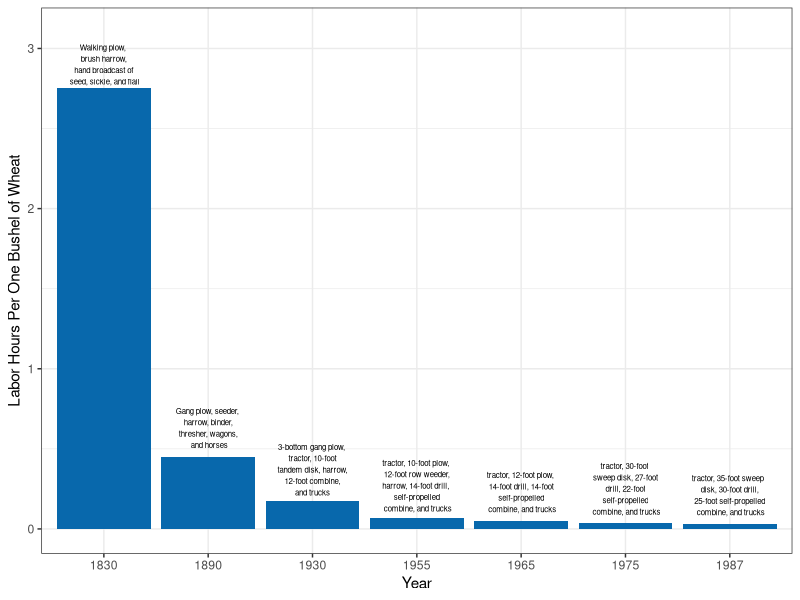
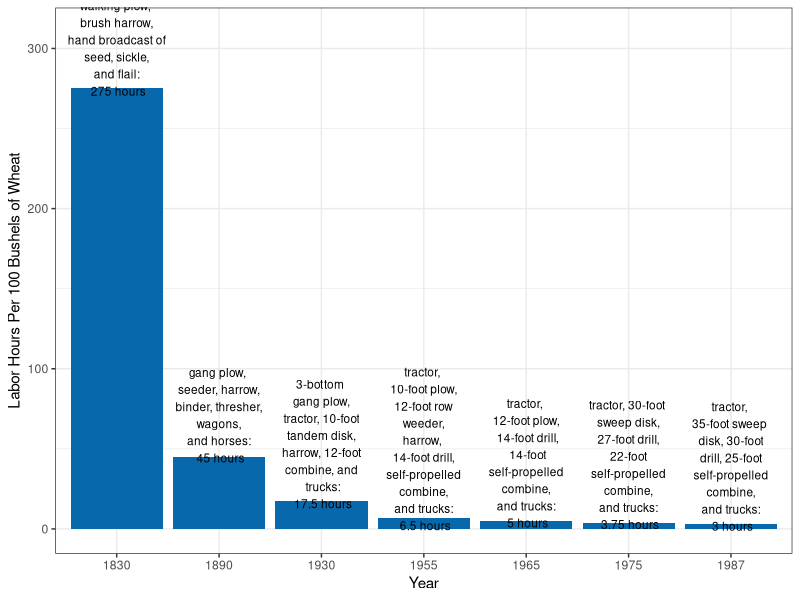
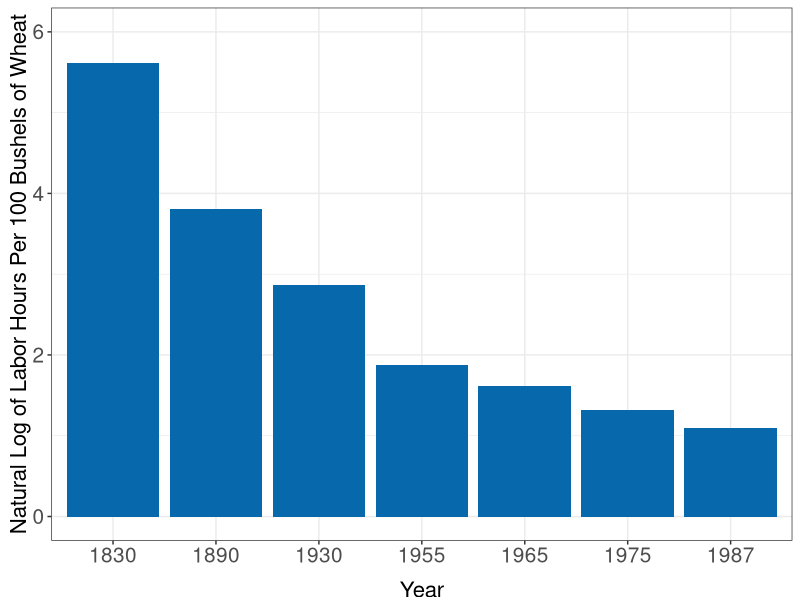
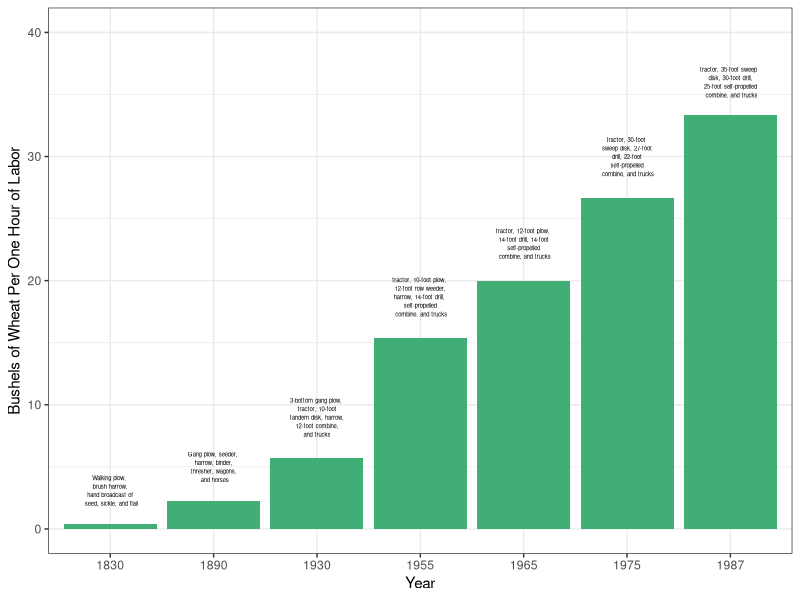

These figures' R source, in order:
#Graph Designer: Bridget Diana + Scott Cohn + Simon Halliday
#Authors: Bowles and Halliday
#Title: Coordination, Conflict and Competition: A Text in Microeconomics


require(shape)
library(tidyverse)
library(lubridate)
# ----
#Set parameters for graphics
pointsize <- 1.8
axislabelsize <- 1.8
labelsize <- 1.5
namesize <- 1.8
annotatesize <- 1.5
graphlinewidth <- 2
segmentlinewidth <- 1.5

COL <- c("#7fc97f", "#beaed4", "#fdc086", "#ffff99", "#386cb0", "#f0027f", "#bf5b17", "#666666")
COLA <- c("#e0f3db", "#99d8c9","#66c2a4","#41ae76", "#238b45", "#005824")
COLB <- c("#c6dbef", "#4eb3d3", "#2b8cbe", "#0868ac","#084081")
COLC <- c("#fcfbfd", "#efedf5", "#dadaeb", "#bcbddc", "#9e9ac8", "#807dba", "#6a51a3", "#54278f", "#3f007d")

#----
# pull in data
# ----
library(readr)
library(tidyverse)

ag_data <- read_csv("specprodexch/ag_data.csv")

ag_data$lnHoursPerBushel <- log(ag_data$HoursPerBushel)
ag_data$lnBushelsPerHourLabor <- log(ag_data$BushelsPerHourLabor)
ag_data$lnHoursPer100Bushels <- log(ag_data$HoursPer100Bushels)

# ag_data <- 
#   ag_data %>% 
  

# graph
# ----

pdf(file = "hours_per_bushel.pdf", width = 7, height = 7)

ggplot(data = ag_data, mapping = aes(x = as.factor(Year), y = HoursPerBushel)) +  labs(x = "Year", y = "Labor Hours Per One Bushel of Wheat") + geom_bar(stat = "identity", fill = COLB[4]) + annotate("text", x = c(1,2, 3, 4, 5, 6, 7), y = c(2.9, 0.63, 0.37, 0.27, 0.23, 0.25, 0.21), label = c("Walking plow, \n brush harrow, \n hand broadcast of \n seed, sickle, and flail", "Gang plow, seeder, \n harrow, binder, \n thresher, wagons, \n and horses", "3-bottom gang plow, \n tractor, 10-foot \n tandem disk, harrow, \n 12-foot combine, \nand trucks", "tractor, 10-foot plow, \n 12-foot row weeder, \nharrow, 14-foot drill, \n self-propelled \n combine, and trucks", "tractor, 12-foot plow, \n 14-foot drill, 14-foot \n self-propelled \n combine, and trucks", "tractor, 30-foot \n sweep disk, 27-foot \n drill, 22-foot \n self-propelled \n combine, and trucks", "tractor, 35-foot sweep  \n disk, 30-foot drill, \n 25-foot self-propelled \n combine, and trucks") , color="black", size=2) +theme_bw() + ylim(0,3.1)

dev.off()

pdf(file = "hours_per_100bushel.pdf", width = 7, height = 7)

ggplot(data = ag_data, 
       mapping = aes(x = as.factor(Year), y = HoursPer100Bushels)) +  
  labs(x = "Year", y = "Labor Hours Per 100 Bushels of Wheat") + 
  geom_bar(stat = "identity", fill = COLB[4]) + 
  annotate("text", 
           x = c(1,2, 3, 4, 5, 6, 7), 
           y = c(300, 71, 53, 50, 41, 40, 39), 
           label = c("walking plow, \n brush harrow, \n hand broadcast of \n seed, sickle, \n and flail: \n 275 hours", 
                     "gang plow, \n seeder, harrow, \n binder, thresher, \n wagons, \n and horses: \n 45 hours", 
                     "3-bottom \n gang plow, \n tractor, 10-foot \n tandem disk, \n harrow, 12-foot \n combine, and \n trucks:\n 17.5 hours", 
                     "tractor, \n 10-foot plow, \n 12-foot row \n weeder, \nharrow, \n 14-foot drill, \n self-propelled \n combine, \n and trucks: \n 6.5 hours", 
                     "tractor, \n 12-foot plow, \n 14-foot drill,\n  14-foot \n self-propelled \n combine, \n and trucks: \n 5 hours", 
                     "tractor, 30-foot \n sweep disk, \n 27-foot drill, \n 22-foot \n self-propelled \n combine, \n and trucks: \n 3.75 hours", 
                     "tractor, \n 35-foot sweep  \n disk, 30-foot \n drill, 25-foot \n self-propelled \n combine, \n and trucks: \n 3 hours") , 
           color="black", size= 3) + 
  theme_bw() + 
  ylim(0,310)

dev.off()


pdf(file = "specprodexch/loghours_per_100bushel.pdf", width = 7, height = 7)

ggplot(data = ag_data, 
       mapping = aes(x = as.factor(Year), y = lnHoursPer100Bushels)) +  
  labs(x = "Year", y = "Natural Log of Labor Hours Per 100 Bushels of Wheat") + 
  geom_bar(stat = "identity", fill = COLB[4]) + 
  # annotate("text", 
  #          x = c(1, 2, 3, 4, 5, 6, 7), 
  #          y = c(300, 71, 53, 50, 41, 40, 39), 
  #          label = c("walking plow, \n brush harrow, \n hand broadcast of \n seed, sickle, \n and flail: \n 275 hours", 
  #                    "gang plow, \n seeder, harrow, \n binder, thresher, \n wagons, \n and horses: \n 45 hours", 
  #                    "3-bottom \n gang plow, \n tractor, 10-foot \n tandem disk, \n harrow, 12-foot \n combine, and \n trucks:\n 17.5 hours", 
  #                    "tractor, \n 10-foot plow, \n 12-foot row \n weeder, \nharrow, \n 14-foot drill, \n self-propelled \n combine, \n and trucks: \n 6.5 hours", 
  #                    "tractor, \n 12-foot plow, \n 14-foot drill,\n  14-foot \n self-propelled \n combine, \n and trucks: \n 5 hours", 
  #                    "tractor, 30-foot \n sweep disk, \n 27-foot drill, \n 22-foot \n self-propelled \n combine, \n and trucks: \n 3.75 hours", 
  #                    "tractor, \n 35-foot sweep  \n disk, 30-foot \n drill, 25-foot \n self-propelled \n combine, \n and trucks: \n 3 hours") , 
  #          color="black", size= 3) + 
  theme_bw() + 
  ylim(0, 6) + 
  theme(legend.position = "none", 
        legend.title = element_blank(), 
        axis.title.y = element_text(size = 16, vjust = 0.5),
        axis.title.x = element_text(size = 16, vjust = -1),
        legend.text = element_blank(),
        axis.text.x = element_text(size = 15),
        axis.text.y = element_text(size = 15)
  ) 


dev.off()




pdf(file = "bushels_per_hour.pdf", width = 7, height = 7)

ggplot(data = ag_data, 
       mapping = aes(x = as.factor(Year), y = BushelsPerHourLabor)) + 
  labs(x = "Year", y = "Bushels of Wheat Per One Hour of Labor") + 
  geom_bar(stat = "identity", fill = COLA[4]) + 
  annotate("text", x = c(1,2, 3, 4, 5, 6, 7), y = c(3.1,5, 9, 18.7, 23, 30, 36), label = c("Walking plow, \n brush harrow, \n hand broadcast of \n seed, sickle, and flail", "Gang plow, seeder, \n harrow, binder, \n thresher, wagons, \n and horses", "3-bottom gang plow, \n tractor, 10-foot \n tandem disk, harrow, \n 12-foot combine, \nand trucks", "tractor, 10-foot plow, \n 12-foot row weeder, \nharrow, 14-foot drill, \n self-propelled \n combine, and trucks", "tractor, 12-foot plow, \n 14-foot drill, 14-foot \n self-propelled \n combine, and trucks", "tractor, 30-foot \n sweep disk, 27-foot \n drill, 22-foot \n self-propelled \n combine, and trucks", "tractor, 35-foot sweep  \n disk, 30-foot drill, \n 25-foot self-propelled \n combine, and trucks") , color="black", size=labelsize) +theme_bw() + ylim(0,40)
#+ annotate("segment", x = c(1,2,3,4), xend = c(1,2,3,4), y = c(4,7,10,18.5) , yend = c(1,3,6,15.5), colour = "black", size=0.4, alpha=1, arrow=arrow()) 

dev.off()
